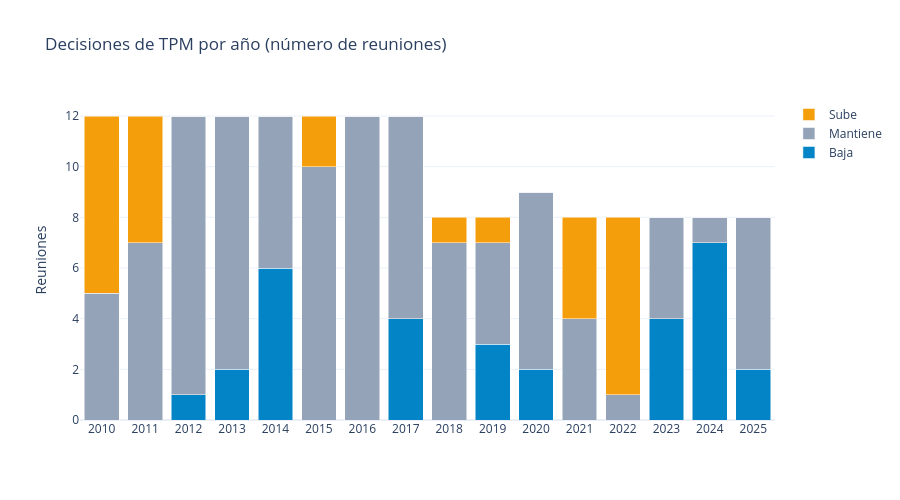

Notebook code cell kept with this figure:
### Markdown cell above
## 3. Evolución por año: mantenciones, subidas y bajas

Cada barra es un año; sus colores muestran cuántas reuniones terminaron en cada decisión. Hasta 2017 hubo 12 reuniones al año y desde 2018, 8 (2020 tuvo 9 por una reunión extraordinaria), por eso las barras de los primeros años son más altas.

### Code cell
anios = por_anio.index.tolist()
fig = go.Figure()
for k in ORDEN:
    fig.add_trace(go.Bar(x=anios, y=por_anio[k], name=ETQ[k], marker_color=COLOR[k],
                         hovertemplate="%{x}: %{y} reuniones<extra>" + ETQ[k] + "</extra>"))
fig.update_layout(barmode="stack", title="Decisiones de TPM por año (número de reuniones)", height=500,
                  xaxis=dict(dtick=1, title=""), yaxis_title="Reuniones", hovermode="x unified")
fig.show()

### Figure 1 — Plotly figure (JSON) as saved in the notebook; plotly's stock layout.template omitted (floating-point values rounded to 4 significant figures)
{"data": [{"hovertemplate": "%{x}: %{y} reuniones<extra>Baja</extra>", "marker": {"color": "#0284c7"}, "name": "Baja", "type": "bar", "x": [2010, 2011, 2012, 2013, 2014, 2015, 2016, 2017, 2018, 2019, 2020, 2021, 2022, 2023, 2024, 2025], "y": [0, 0, 1, 2, 6, 0, 0, 4, 0, 3, 2, 0, 0, 4, 7, 2]}, {"hovertemplate": "%{x}: %{y} reuniones<extra>Mantiene</extra>", "marker": {"color": "#94a3b8"}, "name": "Mantiene", "type": "bar", "x": [2010, 2011, 2012, 2013, 2014, 2015, 2016, 2017, 2018, 2019, 2020, 2021, 2022, 2023, 2024, 2025], "y": [5, 7, 11, 10, 6, 10, 12, 8, 7, 4, 7, 4, 1, 4, 1, 6]}, {"hovertemplate": "%{x}: %{y} reuniones<extra>Sube</extra>", "marker": {"color": "#f59e0b"}, "name": "Sube", "type": "bar", "x": [2010, 2011, 2012, 2013, 2014, 2015, 2016, 2017, 2018, 2019, 2020, 2021, 2022, 2023, 2024, 2025], "y": [7, 5, 0, 0, 0, 2, 0, 0, 1, 1, 0, 4, 7, 0, 0, 0]}], "layout": {"barmode": "stack", "height": 500, "hovermode": "x unified", "title": {"text": "Decisiones de TPM por año (número de reuniones)"}, "xaxis": {"dtick": 1, "title": {"text": ""}}, "yaxis": {"title": {"text": "Reuniones"}}}}
